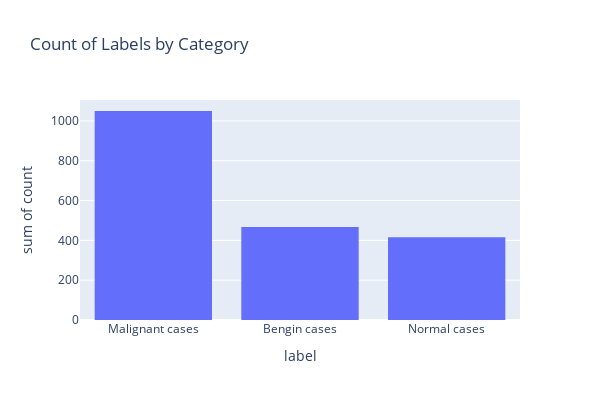

This figure's notebook cell:
### Markdown cell above
#### Exploratory Data Analysis

### Code cell
countData = df["label"].value_counts().reset_index()
fig = px.histogram(data_frame = countData, x = "label", y = "count", width=600,
    height=400,
    title="Count of Labels by Category")
fig.show()

### Figure 1 — Plotly figure (JSON) as saved in the notebook; plotly's stock layout.template omitted (floating-point values rounded to 4 significant figures)
{"data": [{"bingroup": "x", "histfunc": "sum", "hovertemplate": "label=%{x}<br>sum of count=%{y}<extra></extra>", "legendgroup": "", "marker": {"color": "#636efa", "pattern": {"shape": ""}}, "name": "", "orientation": "v", "showlegend": false, "type": "histogram", "x": ["Malignant cases", "Bengin cases", "Normal cases"], "xaxis": "x", "y": [1050, 467, 416], "yaxis": "y"}], "layout": {"barmode": "relative", "height": 400, "legend": {"tracegroupgap": 0}, "title": {"text": "Count of Labels by Category"}, "width": 600, "xaxis": {"anchor": "y", "autorange": true, "domain": [0, 1], "range": [-0.5, 2.5], "title": {"text": "label"}, "type": "category"}, "yaxis": {"anchor": "x", "autorange": true, "domain": [0, 1], "range": [0, 1105.0], "title": {"text": "sum of count"}, "type": "linear"}}}
